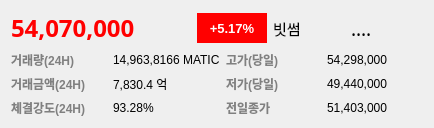
<?xml version="1.0" encoding="UTF-8"?>
<ui version="4.0">
 <class>Form</class>
 <widget class="QWidget" name="Form">
  <property name="geometry">
   <rect>
    <x>0</x>
    <y>0</y>
    <width>434</width>
    <height>116</height>
   </rect>
  </property>
  <property name="windowTitle">
   <string>Form</string>
  </property>
  <layout class="QVBoxLayout" name="verticalLayout">
   <item>
    <layout class="QHBoxLayout" name="horizontalLayout">
     <item>
      <widget class="QLabel" name="label_1">
       <property name="minimumSize">
        <size>
         <width>180</width>
         <height>0</height>
        </size>
       </property>
       <property name="maximumSize">
        <size>
         <width>16777215</width>
         <height>100</height>
        </size>
       </property>
       <property name="font">
        <font>
         <family>맑은 고딕</family>
         <pointsize>18</pointsize>
         <weight>75</weight>
         <bold>true</bold>
        </font>
       </property>
       <property name="styleSheet">
        <string notr="true">color:red;</string>
       </property>
       <property name="text">
        <string>54,070,000</string>
       </property>
      </widget>
     </item>
     <item>
      <widget class="QLabel" name="label_2">
       <property name="minimumSize">
        <size>
         <width>70</width>
         <height>30</height>
        </size>
       </property>
       <property name="maximumSize">
        <size>
         <width>70</width>
         <height>30</height>
        </size>
       </property>
       <property name="font">
        <font>
         <pointsize>10</pointsize>
         <weight>75</weight>
         <bold>true</bold>
        </font>
       </property>
       <property name="styleSheet">
        <string notr="true">background-color:red;color:white</string>
       </property>
       <property name="text">
        <string>+5.17%</string>
       </property>
       <property name="alignment">
        <set>Qt::AlignCenter</set>
       </property>
      </widget>
     </item>
     <item>
      <widget class="QLabel" name="label_15">
       <property name="font">
        <font>
         <family>맑은 고딕</family>
         <pointsize>11</pointsize>
        </font>
       </property>
       <property name="text">
        <string>빗썸</string>
       </property>
      </widget>
     </item>
     <item>
      <widget class="QLabel" name="label">
       <property name="font">
        <font>
         <family>맑은 고딕</family>
         <pointsize>14</pointsize>
        </font>
       </property>
       <property name="text">
        <string>....</string>
       </property>
      </widget>
     </item>
    </layout>
   </item>
   <item>
    <layout class="QGridLayout" name="gridLayout">
     <item row="0" column="0">
      <widget class="QLabel" name="label_3">
       <property name="font">
        <font>
         <weight>75</weight>
         <bold>true</bold>
        </font>
       </property>
       <property name="styleSheet">
        <string notr="true">color:gray</string>
       </property>
       <property name="text">
        <string>거래량(24H)</string>
       </property>
      </widget>
     </item>
     <item row="1" column="3">
      <widget class="QLabel" name="label_10">
       <property name="text">
        <string>49,440,000</string>
       </property>
      </widget>
     </item>
     <item row="1" column="2">
      <widget class="QLabel" name="label_9">
       <property name="font">
        <font>
         <weight>75</weight>
         <bold>true</bold>
        </font>
       </property>
       <property name="styleSheet">
        <string notr="true">color:gray</string>
       </property>
       <property name="text">
        <string>저가(당일)</string>
       </property>
      </widget>
     </item>
     <item row="1" column="0">
      <widget class="QLabel" name="label_7">
       <property name="font">
        <font>
         <weight>75</weight>
         <bold>true</bold>
        </font>
       </property>
       <property name="styleSheet">
        <string notr="true">color:gray</string>
       </property>
       <property name="text">
        <string>거래금액(24H)</string>
       </property>
      </widget>
     </item>
     <item row="1" column="1">
      <widget class="QLabel" name="label_8">
       <property name="text">
        <string>7,830.4 억</string>
       </property>
      </widget>
     </item>
     <item row="0" column="3">
      <widget class="QLabel" name="label_6">
       <property name="text">
        <string>54,298,000</string>
       </property>
      </widget>
     </item>
     <item row="0" column="2">
      <widget class="QLabel" name="label_5">
       <property name="font">
        <font>
         <weight>75</weight>
         <bold>true</bold>
        </font>
       </property>
       <property name="styleSheet">
        <string notr="true">color:gray</string>
       </property>
       <property name="text">
        <string>고가(당일)</string>
       </property>
      </widget>
     </item>
     <item row="0" column="1">
      <widget class="QLabel" name="label_4">
       <property name="text">
        <string>14,963,8166 MATIC</string>
       </property>
      </widget>
     </item>
     <item row="2" column="0">
      <widget class="QLabel" name="label_11">
       <property name="font">
        <font>
         <weight>75</weight>
         <bold>true</bold>
        </font>
       </property>
       <property name="styleSheet">
        <string notr="true">color:gray</string>
       </property>
       <property name="text">
        <string>체결강도(24H)</string>
       </property>
      </widget>
     </item>
     <item row="2" column="1">
      <widget class="QLabel" name="label_12">
       <property name="text">
        <string>93.28%</string>
       </property>
      </widget>
     </item>
     <item row="2" column="2">
      <widget class="QLabel" name="label_13">
       <property name="font">
        <font>
         <weight>75</weight>
         <bold>true</bold>
        </font>
       </property>
       <property name="styleSheet">
        <string notr="true">color:gray</string>
       </property>
       <property name="text">
        <string>전일종가</string>
       </property>
      </widget>
     </item>
     <item row="2" column="3">
      <widget class="QLabel" name="label_14">
       <property name="text">
        <string>51,403,000</string>
       </property>
      </widget>
     </item>
    </layout>
   </item>
  </layout>
 </widget>
 <resources/>
 <connections/>
</ui>
